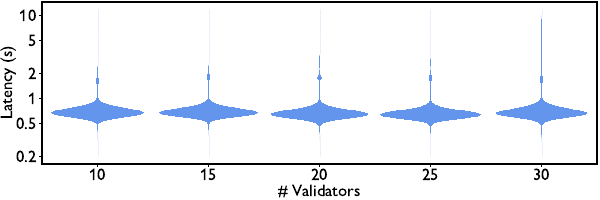

Recreate this plot in Python.
import math
import numpy as np
import pandas as pd
import matplotlib.pyplot as plt

plt.rcParams["font.family"] = "GillSansC"
plt.rcParams["font.size"] = "12"

lat = {}
for size in range(10, 31, 5):
    df = pd.read_csv(f"{size}.csv")
    lat[size] = df["Latency (s)"]

range = (math.log(0.2), math.log(12))
bin_count = 300
histograms = {k: np.histogram(v.map(math.log), bins=bin_count, range=range) for k, v in lat.items()}

fig, ax = plt.subplots(figsize=(6, 2))
bin_len = (range[1] - range[0]) / bin_count

for size, (counts, bins) in histograms.items():
    bin_median = [bin + bin_len / 2 for bin in bins[:-1]]
    density = counts / lat[size].count() * 50
    lefts = size - density
    ax.barh(bin_median, density * 2, left=lefts, height=bin_len, color="cornflowerblue")

ticks = [0.2, 0.5, 1, 2, 5, 10]
ax.set_yticks(ticks=[math.log(tick) for tick in ticks], labels=ticks)
ax.set_ylabel("Latency (s)", labelpad=0)
ax.set_xlim((7.5, 32.5))
ax.set_xlabel("# Validators", labelpad=0)

ax.tick_params(axis='x', length=2, pad=2)
ax.tick_params(axis='y', length=2, pad=2)

plt.subplots_adjust(left=0.07, right=0.995, top=0.99, bottom=0.18)
fig.savefig("plot.pdf", format="pdf")
